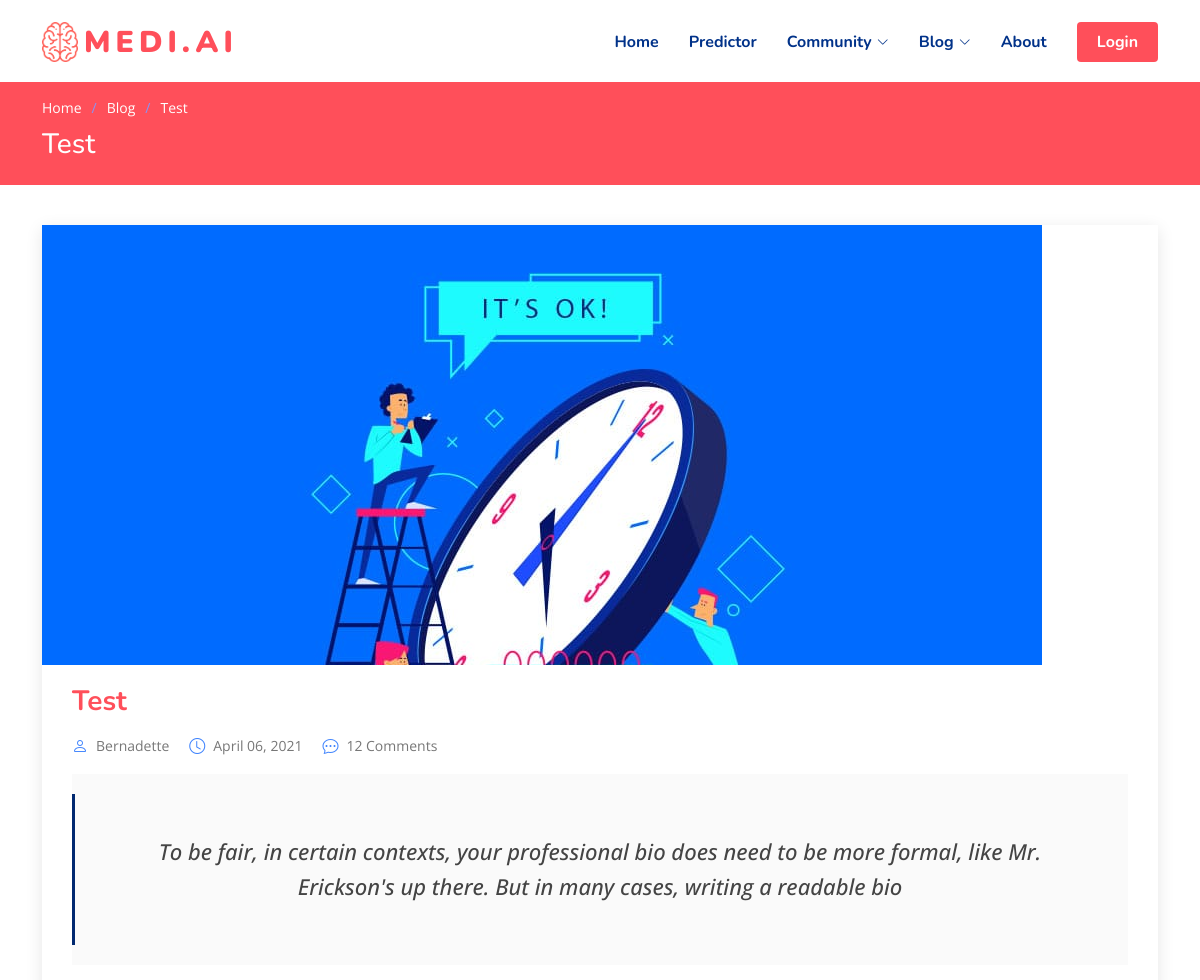
The page /blog/post/1/ (upper part) on the database as committed earlier.
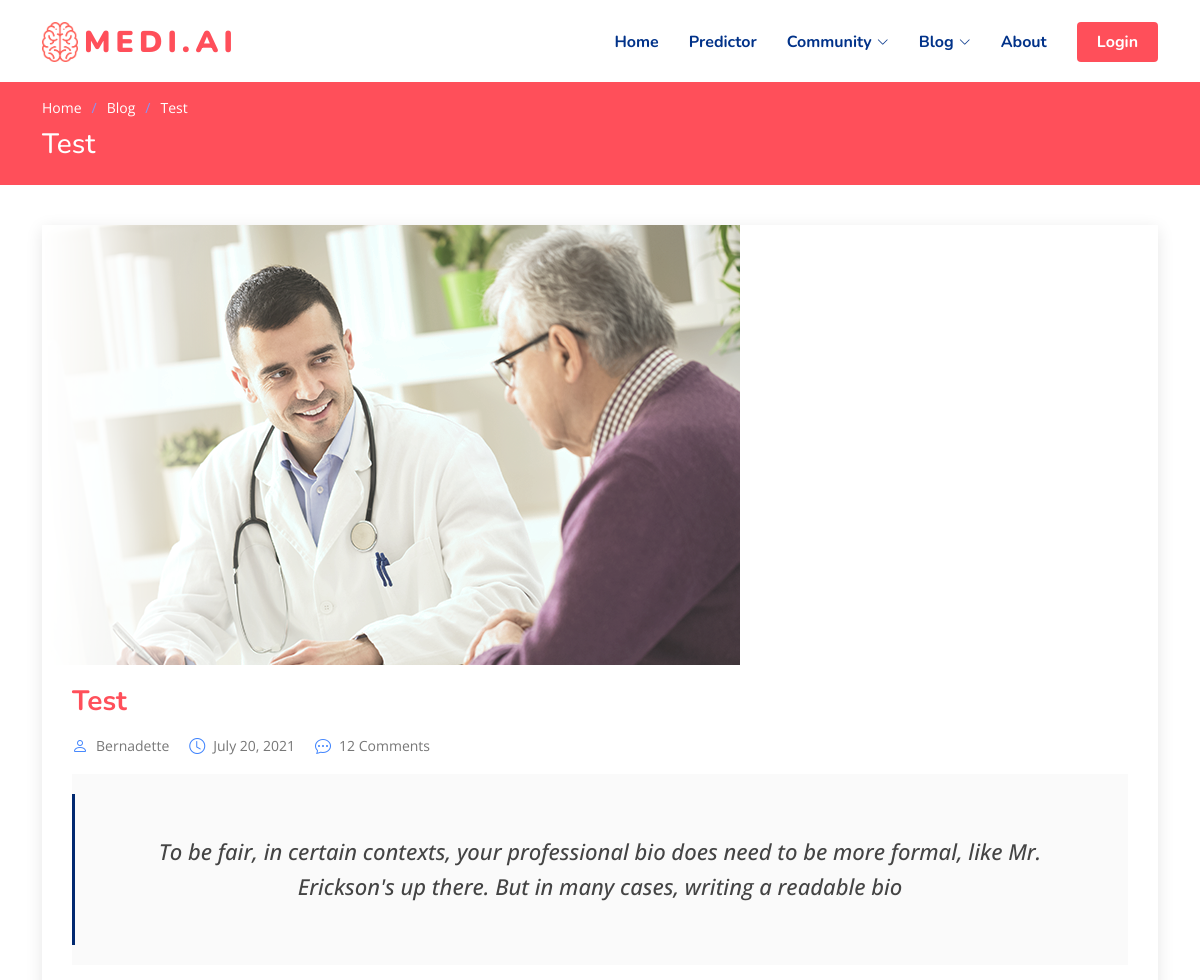
The same page on the database as committed later.
### blog/models.py (models this page shows, shortened)
class Post(models.Model):
    author = models.ForeignKey(
        settings.AUTH_USER_MODEL, on_delete=models.CASCADE)
    title = models.CharField(max_length=100)
    brief = models.TextField(max_length=500,default="")
    content = models.TextField()
    liked = models.ManyToManyField(
        settings.AUTH_USER_MODEL, blank=True, related_name='liked')
    date_posted = models.DateTimeField(default=timezone.now)
    pic = models.ImageField(upload_to='photos/%Y/%m/%d/', default='photos\2021\04\06\01.png')
    objects = PostManager()
    class Meta:
        ordering = ('-date_posted', )

### blog/views.py (the view)
# urls.py: path('post/<int:pk>/', PostDetailView.as_view(), name='post_detail'),
class PostDetailView(DetailView):
    model = Post

### templates/blog/post_detail.html (shortened to what this page needs)
{% extends 'base.html' %}
{% load static %}
{% block content %}
{% load crispy_forms_tags %}
<main id="main">
  <section class="breadcrumbs">
    <div class="container">
      <ol>
        <li><a href="index.html">Home</a></li>
        <li><a href="blog.html">Blog</a></li>
        <li>{{object.title}}</li>
      </ol>
      <h2>{{object.title}}</h2>
    </div>
  </section>
  <section id="blog" class="blog">
    <div class="container" data-aos="fade-up">
      <div class="row">
        <div class="col-lg-12 entries">
          <article class="entry entry-single">
            <div class="entry-img">
              <img src="{{object.pic.url}}" alt="" class="img-fluid">
            </div>
            <h2 class="entry-title">
              <a href="blog-single.html">{{object.title}}</a>
            </h2>
            <div class="entry-meta">
              <ul>
                <li class="d-flex align-items-center"><i class="bi bi-person"></i> <a href="{% url 'user_posts' object.author.username %}">{{ object.author }}</a></li>
                <li class="d-flex align-items-center"><i class="bi bi-clock"></i> <a href="#"><time datetime="2020-01-01">{{ object.date_posted|date:"F d, Y" }}</time></a></li>
                <li class="d-flex align-items-center"><i class="bi bi-chat-dots"></i> <a href="#">12 Comments</a></li>
              </ul>
            </div>
            <div class="entry-content">
              <blockquote>
                <p>
{{ object.brief|safe|linebreaks }}                </p>
              </blockquote>
            </div>
          </article>
        </div>
      </div>
    </div>
  </section>
</main>
{% endblock %}

Rows that differ between the two databases and show on the page:
changed Post "Test": pic: a different picture; date_posted "April 06, 2021" → "July 20, 2021"
